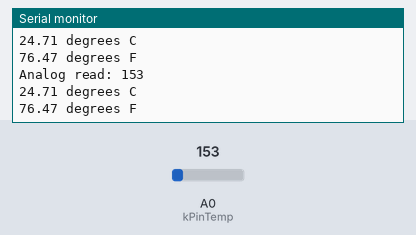
The sketch below on a simulated Arduino Uno, built with avr-gcc and run on an emulated ATmega328P. Shown: the last lines printed to the serial monitor. The inputs (shaded band) are chosen by the test bench; at power-on: A0 (kPinTemp) = 153.

Above: at 1.3 s.
1.4 s: A0 (kPinTemp) set to 165
At 1.83 s:
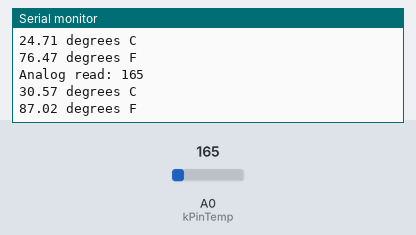
2.9 s: A0 (kPinTemp) set to 175
At 3.33 s:
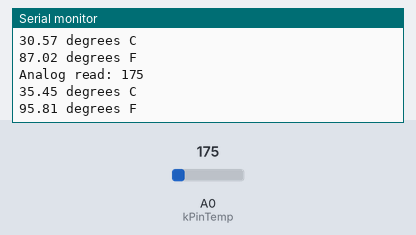
Timing chart, 0 to 5.9 s (numbered marks = the images above; inputs shaded):
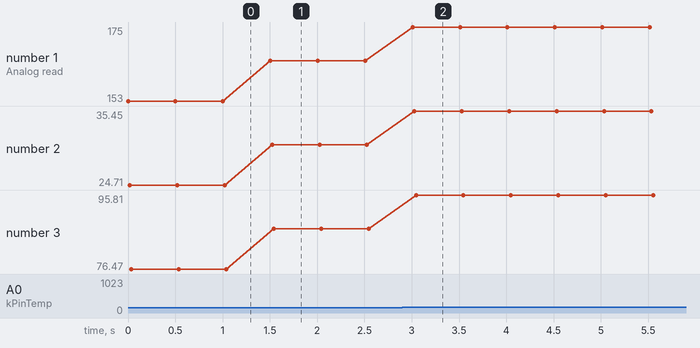

The sketch:

temperature-tmp36.ino
```cpp
/*
 * Program Name: Temperature
 * Author: Ignacio Rubio
 * Date: 6 December 2017
 * Description: Shows temperature on serial monitor.
 */

const int kPinTemp = A0;

void setup() {
  Serial.begin(9600);
}

void loop() {
  float temperatureC = getTemperatureC();

  Serial.print(temperatureC);
  Serial.println(" degrees C");

  // now conver to Fahrenheit
  float temperatureF = convertToF(temperatureC);

  Serial.print(temperatureF);
  Serial.println(" degrees F");

  delay(500);
}

float getTemperatureC () {
  int reading = analogRead(kPinTemp);

  Serial.print("Analog read: ");
  Serial.println(reading);

  float voltage = (reading * 5.0) / 1024;
  // convert from 10 mv per dregree with 500 mV offset
  // to dregrees ((voltage - 500 mV) * 100)
  return (voltage - 0.5) * 100;
}

float convertToF (float temperatureC) {
  return (temperatureC * 9.0 / 5.0) + 32.0;
}
```

Measured:
- after the input at 1.4 s, the serial monitor: prints a new line after 0.10 s (image 1)
- after the input at 2.9 s, the serial monitor: prints a new line after 0.11 s (image 2)
- plotted number 1: 153 → 165 after the input at 1.4 s, 165 → 175 after the input at 2.9 s
- plotted number 2: 24.71 → 30.57 after the input at 1.4 s, 30.57 → 35.45 after the input at 2.9 s
- plotted number 3: 76.47 → 87.02 after the input at 1.4 s, 87.02 → 95.81 after the input at 2.9 s
